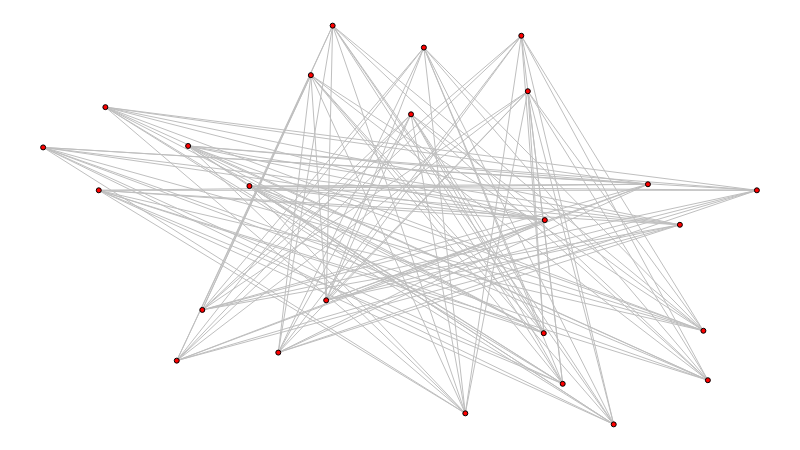

This figure's notebook cell:
### Markdown cell above
Inversão da visualização:

### Code cell
def inver_show(g):
    cg = nx.complement(g)

    sn.reset_positions(cg)

    for n in g.nodes:
        g.nodes[n]['pos'] = cg.nodes[n]['pos']

    sn.show_graph(g)


inver_show(g)

### Figure 1 — Plotly figure (JSON) as saved in the notebook; plotly's stock layout.template omitted (floating-point values rounded to 4 significant figures; data arrays with more than 128 entries replaced by an {"elided": "..."} marker saying what was removed)
{"data": [{"hoverinfo": "none", "line": {"color": "rgb(191, 191, 191)", "width": 1}, "mode": "lines", "x": {"elided": "378 float values"}, "y": {"elided": "378 float values"}}, {"hoverinfo": "none", "marker": {"color": "rgb(255, 0, 0)", "line": {"color": "rgb(0, 0, 0)", "width": 1}, "size": 5}, "mode": "markers+text", "text": [], "textfont": {"color": "rgb(255, 255, 255)"}, "textposition": "middle center", "x": [0.5155, 0.8474, 0.08723, 0.8921, 0.6791, 0.9313, 0.3751, 0.223, 0.1872, 0.5335, 0.4056, 0.5915, 0.07798, 0.67, 0.7279, 0.7995, 0.3966, 0.7029, 0.3295, 0.9251, 0.2031, 0.289, 0.7014, 0, 1], "y": [0.7776, 0.6022, 0.7956, 0.5005, 0.8355, 0.1107, 0.8758, 0.2871, 0.1598, 0.945, 1, 0.0277, 0.587, 0.9746, 0.1017, 0, 0.3112, 0.5123, 0.1801, 0.2347, 0.6982, 0.5976, 0.2288, 0.6946, 0.587]}], "layout": {"height": 450, "margin": {"b": 0, "l": 0, "r": 0, "t": 0}, "showlegend": false, "width": 800, "xaxis": {"showgrid": false, "showticklabels": false, "zeroline": false}, "yaxis": {"showgrid": false, "showticklabels": false, "zeroline": false}}}
